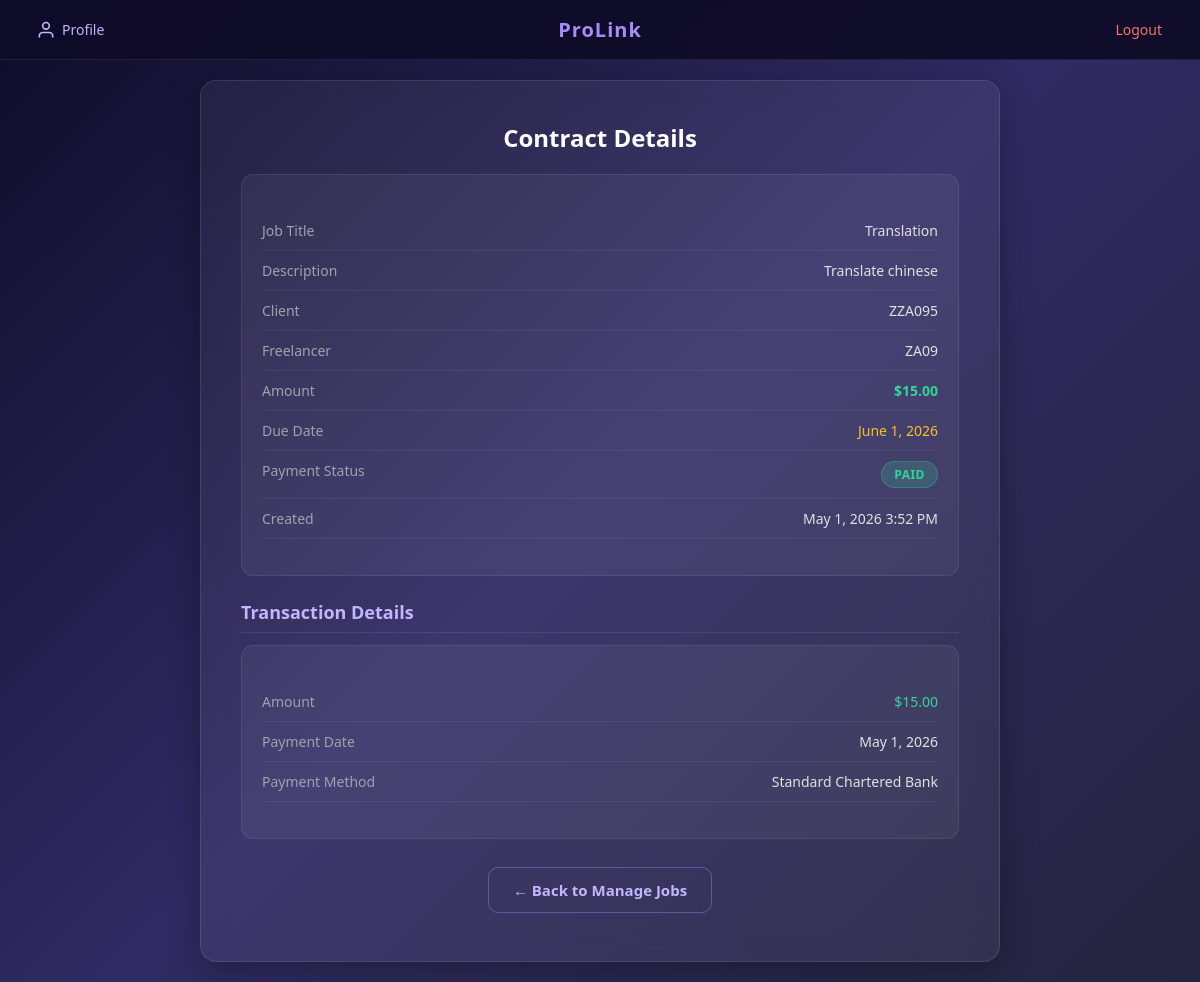
/prolink/client/view_contract.php?contract_id=2 (signed in), run on the app's committed database.
### tables this page shows
CREATE TABLE `contracts` (
  `contract_id` int(11) NOT NULL,
  `job_id` int(11) NOT NULL,
  `client_id` int(11) NOT NULL,
  `freelancer_id` int(11) NOT NULL,
  `title` varchar(255) NOT NULL,
  `description` text NOT NULL,
  `amount` decimal(10,2) NOT NULL,
  `due_date` date NOT NULL,
  `payment_status` enum('pending','paid') DEFAULT 'pending',
  `created_at` timestamp NOT NULL DEFAULT current_timestamp()
);

CREATE TABLE `users` (
  `user_id` int(11) NOT NULL,
  `name` varchar(100) DEFAULT NULL,
  `email` varchar(100) NOT NULL,
  `password_hash` varchar(255) NOT NULL,
  `type` enum('client','freelancer') NOT NULL,
  `company_name` varchar(100) DEFAULT NULL,
  `total_spent` decimal(12,2) DEFAULT 0.00,
  `bio` text DEFAULT NULL,
  `hourly_rate` decimal(10,2) DEFAULT NULL
);

CREATE TABLE `transactions` (
  `transaction_id` int(11) NOT NULL,
  `contract_id` int(11) NOT NULL,
  `amount` decimal(10,2) NOT NULL,
  `date` date NOT NULL,
  `payment_method` varchar(100) NOT NULL,
  `created_at` timestamp NOT NULL DEFAULT current_timestamp()
);

### prolink/client/view_contract.php (the view, shortened to what this page needs)
<?php
include('../config/db.php');
$client_id = $_SESSION['user_id'];
$contract_id = intval($_GET['contract_id'] ?? 0);
$stmt = $conn->prepare("
    SELECT c.*,
           uc.name AS client_name, uc.email AS client_email,
           uf.name AS freelancer_name, uf.email AS freelancer_email
    FROM contracts c
    JOIN users uc ON uc.user_id = c.client_id
    JOIN users uf ON uf.user_id = c.freelancer_id
    WHERE c.contract_id = ? AND c.client_id = ?
");
$stmt->bind_param("ii", $contract_id, $client_id);
$stmt->execute();
$result = $stmt->get_result();
$contract = $result->fetch_assoc();
$txStmt = $conn->prepare("SELECT * FROM transactions WHERE contract_id=?");
$txStmt->bind_param("i", $contract_id);
$txStmt->execute();
$txResult = $txStmt->get_result();
$transaction = ($txResult->num_rows > 0) ? $txResult->fetch_assoc() : null;
?>
<!DOCTYPE html>
<html>
<head>
    <link rel="stylesheet" href="../css/style.css">
</head>
<body class="has-navbar">
    <?php include('../includes/navbar.php'); ?>
    <div class="container container-wide">
        <h2>Contract Details</h2>
        <div class="card" style="text-align:left;">
            <div class="profile-info">
                <div class="profile-info-row">
                    <span class="profile-info-label">Job Title</span>
                    <span class="profile-info-value"><?php echo htmlspecialchars($contract['title']); ?></span>
                </div>
                <div class="profile-info-row">
                    <span class="profile-info-label">Description</span>
                    <span class="profile-info-value"><?php echo htmlspecialchars($contract['description']); ?></span>
                </div>
                <div class="profile-info-row">
                    <span class="profile-info-label">Client</span>
                    <span
                        class="profile-info-value"><?php echo htmlspecialchars($contract['client_name'] ?? $contract['client_email']); ?></span>
                </div>
                <div class="profile-info-row">
                    <span class="profile-info-label">Freelancer</span>
                    <span
                        class="profile-info-value"><?php echo htmlspecialchars($contract['freelancer_name'] ?? $contract['freelancer_email']); ?></span>
                </div>
                <div class="profile-info-row">
                    <span class="profile-info-label">Amount</span>
                    <span class="profile-info-value"
                        style="color:#34d399; font-weight:700;">$<?php echo number_format($contract['amount'], 2); ?></span>
                </div>
                <div class="profile-info-row">
                    <span class="profile-info-label">Due Date</span>
                    <span class="profile-info-value"
                        style="color:#fbbf24;"><?php echo date('F j, Y', strtotime($contract['due_date'])); ?></span>
                </div>
                <div class="profile-info-row">
                    <span class="profile-info-label">Payment Status</span>
                    <span class="profile-info-value">
                        <span
                            class="badge badge-<?php echo ($contract['payment_status'] === 'paid') ? 'completed' : 'pending'; ?>">
                            <?php echo ucfirst($contract['payment_status']); ?>
                        </span>
                    </span>
                </div>
                <div class="profile-info-row">
                    <span class="profile-info-label">Created</span>
                    <span
                        class="profile-info-value"><?php echo date('F j, Y g:i A', strtotime($contract['created_at'])); ?></span>
                </div>
            </div>
        </div>
        <?php if ($transaction): ?>
            <h3 class="section-title">Transaction Details</h3>
            <div class="card" style="text-align:left;">
                <div class="profile-info">
                    <div class="profile-info-row">
                        <span class="profile-info-label">Amount</span>
                        <span class="profile-info-value"
                            style="color:#34d399;">$<?php echo number_format($transaction['amount'], 2); ?></span>
                    </div>
                    <div class="profile-info-row">
                        <span class="profile-info-label">Payment Date</span>
                        <span
                            class="profile-info-value"><?php echo date('F j, Y', strtotime($transaction['date'])); ?></span>
                    </div>
                    <div class="profile-info-row">
                        <span class="profile-info-label">Payment Method</span>
                        <span
                            class="profile-info-value"><?php echo htmlspecialchars($transaction['payment_method']); ?></span>
                    </div>
                </div>
            </div>
        <?php endif; ?>
        <div style="margin-top:20px;">
            <a href="manage_jobs.php" class="btn btn-outline">← Back to Manage Jobs</a>
        </div>
    </div>
</body>
</html>

### prolink/css/style.css (style rules this page uses)
* { box-sizing: border-box; margin: 0; padding: 0; }
body { min-height: 100vh; display: flex; flex-direction: column; justify-content: center; align-items: center; background: linear-gradient(135deg, #0f0c29, #302b63, #24243e); font-family: 'Segoe UI', Arial, sans-serif; color: #e0e0e0; padding: 20px; }
body.has-navbar { padding-top: 80px; justify-content: flex-start; }
.container { text-align: center; background: rgba(255, 255, 255, 0.06); backdrop-filter: blur(12px); padding: 40px; border-radius: 16px; border: 1px solid rgba(255, 255, 255, 0.1); box-shadow: 0 8px 32px rgba(0, 0, 0, 0.3); max-width: 500px; width: 100%; }
.container-wide { max-width: 800px; }
h1, h2 { margin-bottom: 20px; color: #fff; }
h3 { color: #c4b5fd; margin-bottom: 8px; }
a { color: #a78bfa; }
.btn { display: inline-block; margin: 8px 6px; padding: 12px 24px; min-width: 140px; text-decoration: none; color: white; border-radius: 10px; font-size: 15px; font-weight: 600; border: none; cursor: pointer; transition: transform 0.2s, box-shadow 0.2s, opacity 0.2s; text-align: center; }
.btn-outline { background: transparent; border: 1px solid rgba(167, 139, 250, 0.4); color: #c4b5fd; }
.card { background: rgba(255, 255, 255, 0.05); border: 1px solid rgba(255, 255, 255, 0.08); border-radius: 12px; padding: 20px; margin: 12px 0; text-align: left; transition: border-color 0.2s; }
.badge { display: inline-block; padding: 4px 12px; border-radius: 20px; font-size: 12px; font-weight: 600; text-transform: uppercase; letter-spacing: 0.5px; }
.badge-completed { background: rgba(52, 211, 153, 0.2); color: #34d399; border: 1px solid rgba(52, 211, 153, 0.3); }
.profile-info { text-align: left; margin: 16px 0; }
.profile-info-row { display: flex; justify-content: space-between; padding: 10px 0; border-bottom: 1px solid rgba(255, 255, 255, 0.06); }
.profile-info-label { color: #9ca3af; font-size: 14px; }
.profile-info-value { color: #e0e0e0; font-size: 14px; font-weight: 500; }
.section-title { text-align: left; font-size: 18px; color: #c4b5fd; margin: 24px 0 12px; padding-bottom: 8px; border-bottom: 1px solid rgba(255, 255, 255, 0.08); }

### data on the page
contracts: title "Translation", description "Translate chinese", client.name "ZZA095", freelancer.name "ZA09", amount "15.00", due_date "June 1, 2026", payment_status "PAID", created_at "May 1, 2026 3:52 PM"
transactions: amount "15.00", date "May 1, 2026", payment_method "Standard Chartered Bank"
